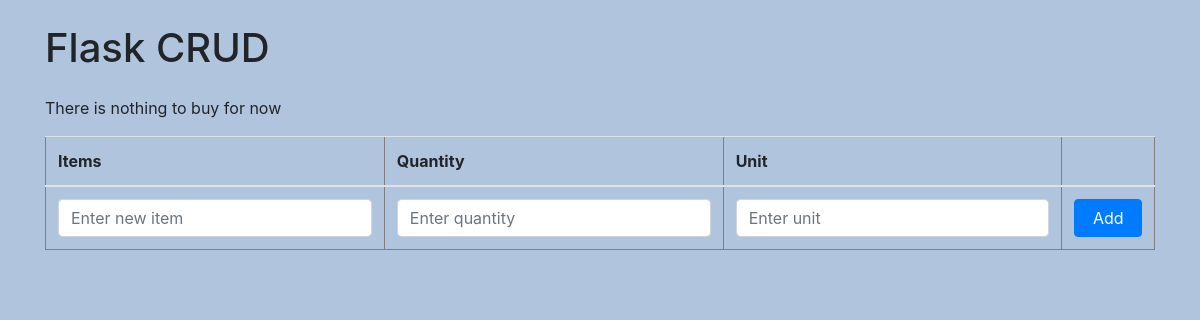
Before: / with the older database file.
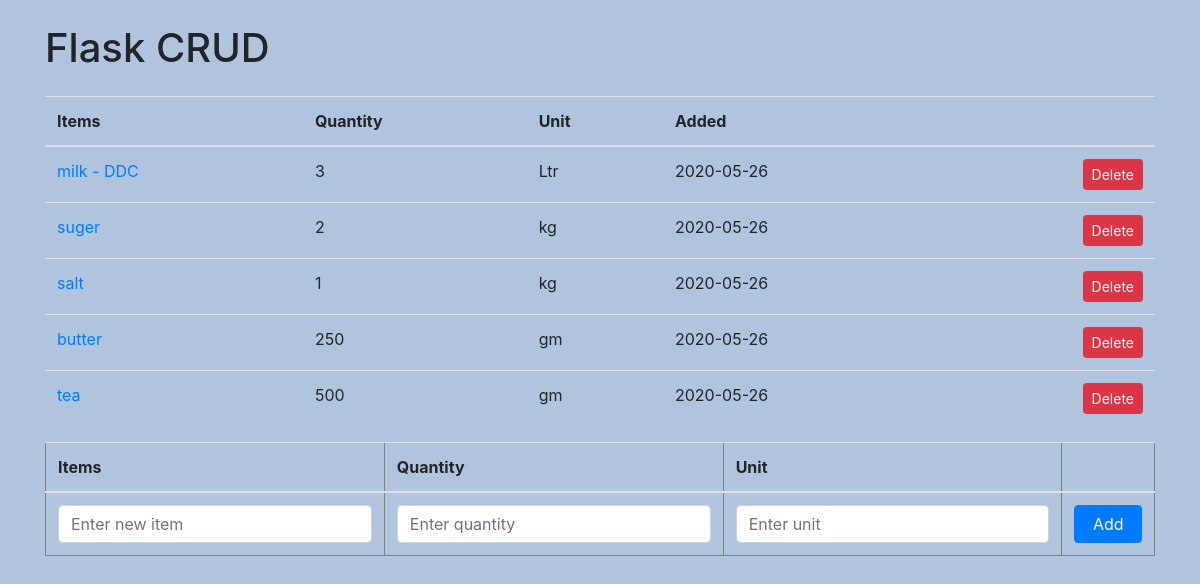
After: the same page with the newer database file.
### app.py (models this page shows, shortened)
class Grocery(db.Model):
    id = db.Column(db.Integer, primary_key=True)
    name = db.Column(db.String(80), nullable=False)
    qty = db.Column(db.Integer, nullable=True)
    unit = db.Column(db.String(20), nullable=True)
    created_at = db.Column(db.DateTime, nullable=False,
                           default=datetime.utcnow)

### app.py (the view)
@app.route('/', methods = ['GET', 'POST'])
def index():
    if request.method == 'POST':
        name = request.form['name']
        qty = request.form['qty']
        unit = request.form['unit']
        new_stuff = Grocery(name=name, qty=qty, unit=unit)
        try:
            db.session.add(new_stuff)
            db.session.commit()
            return redirect ('/')
        except:
            return "There was a problem adding new stuff!"
    else:
        groceries = Grocery.query.order_by(Grocery.created_at).all()
        return render_template('index.html', groceries=groceries)

### templates/index.html
{% extends 'base.html' %}
{% block content %}
<div class="container">
    <h1 class="my-4">Flask CRUD</h1>
    {% if groceries|length < 1 %}
    <p>There is nothing to buy for now</p>
    {% else %}
    <table class="table">
        <thead>
            <tr>
                <th>Items</th>
                <th>Quantity</th>
                <th>Unit</th>
                <th>Added</th>
                <th></th>
            </tr>
        </thead>
        <tbody>
            {% for grocery in groceries %}
            <tr>
                <td><a href="/update/{{ grocery.id }}">{{grocery.name}}</a></td>
                <td>{{grocery.qty}}</td>
                <td>{{grocery.unit}}</td>
                <td>{{grocery.created_at.date()}}</td>
                <td class="text-right"><a class="btn btn-danger btn-sm" href="/delete/{{ grocery.id }}" role="button">Delete</a></td>
            </tr>
            {% endfor %}
        </tbody>
    </table>
    {% endif %}
    {% include 'snippets/form.html' %}
</div>
{% endblock content %}

### templates/base.html (shortened to what this page needs)
<!DOCTYPE html>
<html lang="en">
<head>
  <link rel="stylesheet" href="https://stackpath.bootstrapcdn.com/bootstrap/4.3.1/css/bootstrap.min.css">
  <link rel="stylesheet" href="{{ url_for('static', filename='css/main.css') }}">
</head>
<body>
  {% block content %}{% endblock %}
</body>
</html>

### templates/snippets/form.html
<form action="/" method="POST">
    <table class="table" border="1">
       <thead>
          <tr>
              <th>Items</th>
              <th>Quantity</th>
              <th>Unit</th>
              <th></th>
          </tr>
      </thead>
      <tbody>
          <tr>
              <td><input type="text" class="form-control" name="name" id="newStuff" placeholder="Enter new item"></td>
              <td><input type="text" class="form-control" name="qty" id="qty" placeholder="Enter quantity"></td>
              <td><input type="text" class="form-control" name="unit" id="unit" placeholder="Enter unit"></td>
              <td><button type="submit" class="btn btn-primary btn-block">Add</button></td>
          </tr>
      </tbody>
  </table>
  </form>

### static/css/main.css (style rules this page uses)
body { background: lightsteelblue; }

Changed rows visible on the page:
added Grocery: name "milk - DDC", qty "3", unit "Ltr", created_at "2020-05-26"
added Grocery: name "suger", qty "2", unit "kg", created_at "2020-05-26"
added Grocery: name "salt", qty "1", unit "kg", created_at "2020-05-26"
added Grocery: name "butter", qty "250", unit "gm", created_at "2020-05-26"
added Grocery: name "tea", qty "500", unit "gm", created_at "2020-05-26"
Other visible differences:
text no longer shown: "There is nothing to buy for now"
text now shown: "Items Quantity Unit Added"
